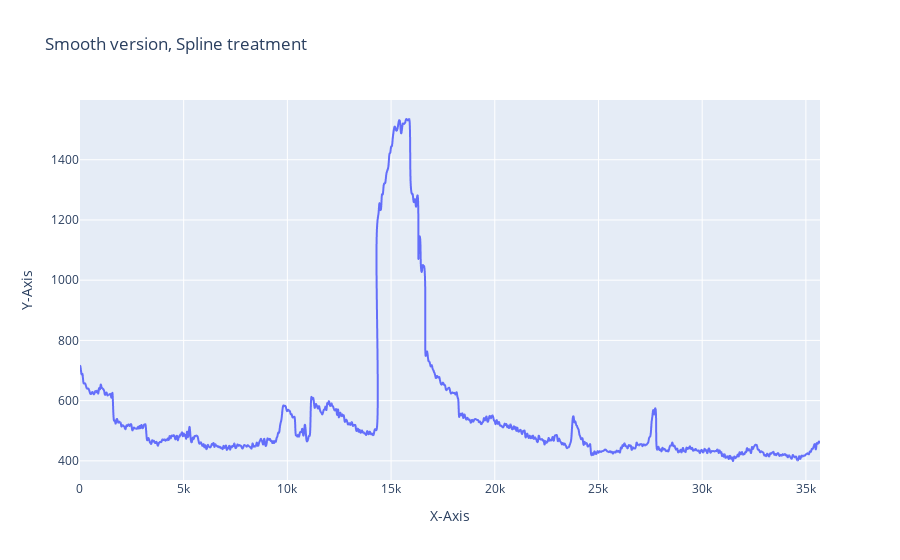

This figure's notebook cell:
### Code cell
sz = new_norm.shape[0]
tck, u = scipy.interpolate.splprep([new_norm_data_points, new_norm], s=0)
xnew, ynew = scipy.interpolate.splev(np.linspace(0, 1, len(rand_lc)), tck, der=0)

plot_as_plotly(xnew, ynew, 'Smooth version, Spline treatment')

### Figure 1 — Plotly figure (JSON) as saved in the notebook; plotly's stock layout.template omitted (floating-point values rounded to 4 significant figures; data arrays with more than 128 entries replaced by an {"elided": "..."} marker saying what was removed)
{"data": [{"hovertemplate": "X-Axis=%{x}<br>Y-Axis=%{y}<extra></extra>", "legendgroup": "", "line": {"color": "#636efa", "dash": "solid"}, "marker": {"symbol": "circle"}, "mode": "lines", "name": "", "showlegend": false, "type": "scattergl", "x": {"elided": "35696 float values"}, "xaxis": "x", "y": {"elided": "35696 float values"}, "yaxis": "y"}], "layout": {"legend": {"tracegroupgap": 0}, "title": {"text": "Smooth version, Spline treatment"}, "xaxis": {"anchor": "y", "domain": [0, 1], "title": {"text": "X-Axis"}}, "yaxis": {"anchor": "x", "domain": [0, 1], "title": {"text": "Y-Axis"}}}}
